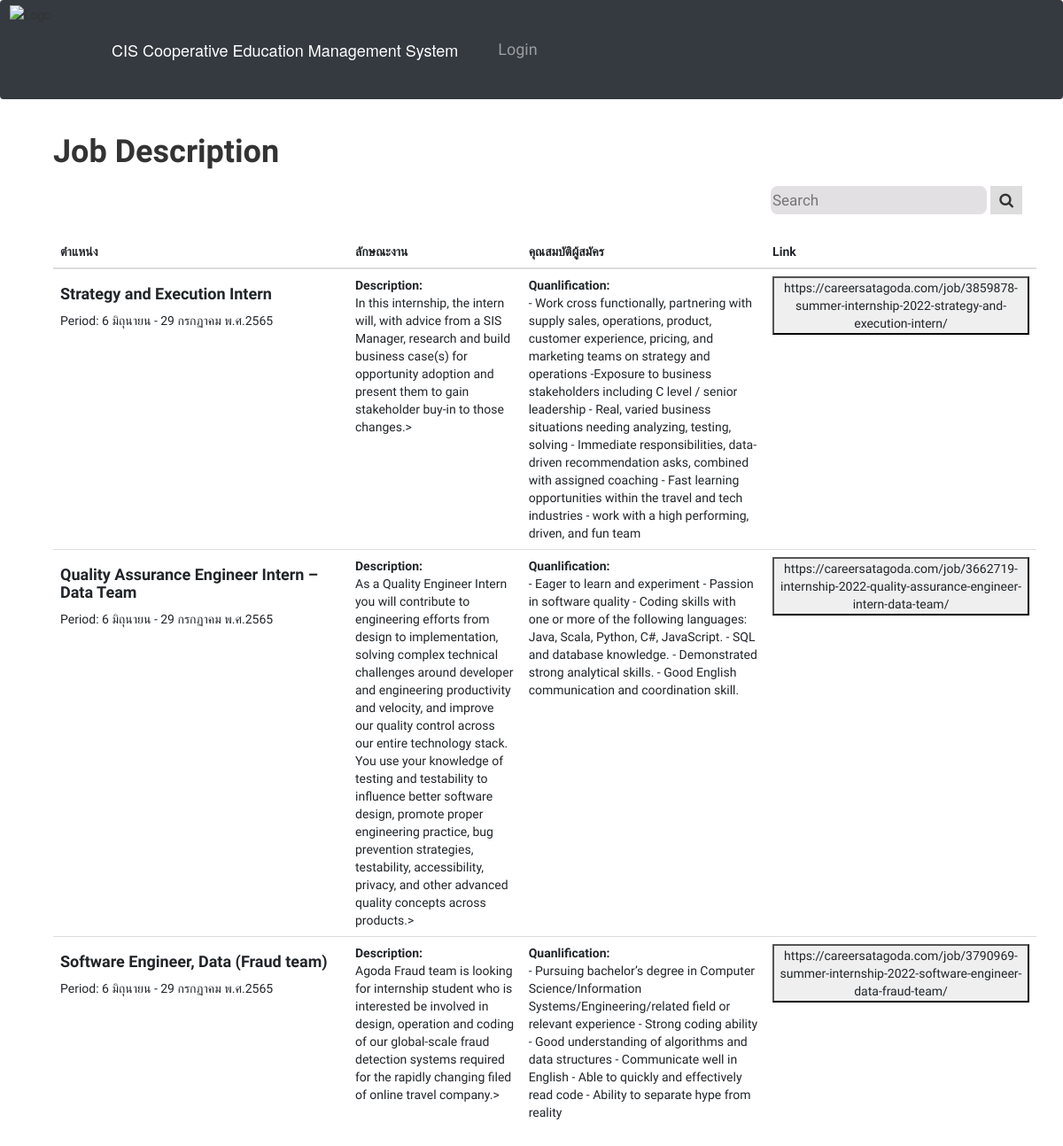
The page /job1?p=1 on the database its author committed.
### tables this page shows
CREATE TABLE "Job_Position" (
	"Job_Position_ID"	varchar(10) NOT NULL,
	"Company_ID"	varchar(10) NOT NULL,
	"User_Staff_ID"	varchar(10) NOT NULL,
	"Job_Position_Name"	varchar(255) NOT NULL,
	"Job_Amount_Required"	int(100),
	"Compensation"	int(10),
	"Job_Description"	varchar(255),
	"Position_Qualification"	varchar(255),
	"Working_Period"	varchar(255),
	"Job_Position_Link"	varchar(255) NOT NULL,
	PRIMARY KEY("Job_Position_ID"),
	FOREIGN KEY("Company_ID") REFERENCES "Company"("Company_ID")
);

### CIS add sign up Copy with database/website/auth.py (the view)
@auth.route('/job1', methods=['GET', 'POST'])
def job1():
        with con:
            atitle = request.args.get('p')
            cur=con .cursor()
            query1= "select * from Job_Position where Company_ID = "+str(atitle)
            cur.execute(query1)
            rows= cur.fetchall()
        return render_template("job1.html",datas2=rows, user=current_user)

### CIS add sign up Copy with database/website/templates/job1.html (shortened to what this page needs)
<!DOCTYPE html>
{% extends "base.html" %} {% block title %}Job1{% endblock %} {% block content%}
<html>
<head>
  <link rel="stylesheet" href="https://maxcdn.bootstrapcdn.com/bootstrap/3.3.7/css/bootstrap.min.css">
</head>
<body>
    <div class ='container'>
        <h1><b>Job Description</b></h1>
        <div class="search-container">
          <input type="text" placeholder="Search" name="search" style="border-radius: 8px; background: #e3e0e4; border: none; height: 32px;">
          <button type="submit"><i class="fa fa-search"></i></button>
          <br>
        <br>
        </div>
          <table class = "table">
            <thead>
              <tr>
                <th>ตำแหน่ง</th>
                <th>ลักษณะงาน</th>
                <th>คุณสมบัติผู้สมัคร</th>
                <th>Link</th>
              </tr>
            </thead>
            <tbody>
              {%for row in datas2 %}
              <tr>
                <td style="width: 30%;"><h4><b>{{row.3}}</b></h4>
                  <p>Period: {{row.8}}</p></td>
                <td><b>Description: </b><br>{{row.6}}></td>
                <td><b>Quanlification: </b><br>{{row.7}}</td>
                <td><button>{{row.9}}</button></td>
              </tr>
              {% endfor %}
            </tbody>
          </table>
    </div>
</body>
{% endblock %}

### CIS add sign up Copy with database/website/templates/job1.html (style rules this page uses)
.search-container { float: right; font-size: 17px; border: white; font-family:'Prompt', Raleway; }
.search-container button { padding: 4px 10px; margin-top: 8px; margin-right: 16px; background: #ddd; font-size: 17px; border: none; cursor: pointer; font-family:'Prompt', Raleway; }
.container { font-family: 'Prompt', Raleway; }

### rows shown on the page
Job_Position: Job_Position_Name "Strategy and Execution Intern", Working_Period "6 มิถุนายน - 29 กรกฏาคม พ.ศ.2565", Job_Description "In this internship, the intern will, with advice from a SIS Manager, research and build business case(s) for opportunity adoption and present them to gain stakeholder buy-in to those changes.", Position_Qualification "- Work cross functionally, partnering with supply sales, operations, product, customer experience, pricing, and marketing teams on strategy and operations -Exposure to business stakeholders including C level / senior leadership - Real, varied business situations needing analyzing, testing, solving - Immediate responsibilities, data-driven recommendation asks, combined with assigned coaching - Fast learning opportunities within the travel and tech industries - work with a high performing, driven, and fun team", Job_Position_Link "https://careersatagoda.com/job/3859878-summer-internship-2022-strategy-and-execution-intern/"
Job_Position: Job_Position_Name "Quality Assurance Engineer Intern – Data Team", Working_Period "6 มิถุนายน - 29 กรกฏาคม พ.ศ.2565", Job_Description "As a Quality Engineer Intern you will contribute to engineering efforts from design to implementation, solving complex technical challenges around developer and engineering productivity and velocity, and improve our quality control across our entire technology stack. You use your knowledge of testing and testability to influence better software design, promote proper engineering practice, bug prevention strategies, testability, accessibility, privacy, and other advanced quality concepts across products.", Position_Qualification "- Eager to learn and experiment - Passion in software quality - Coding skills with one or more of the following languages: Java, Scala, Python, C#, JavaScript. - SQL and database knowledge. - Demonstrated strong analytical skills. - Good English communication and coordination skill.", Job_Position_Link "https://careersatagoda.com/job/3662719-internship-2022-quality-assurance-engineer-intern-data-team/"
Job_Position: Job_Position_Name "Software Engineer, Data (Fraud team)", Working_Period "6 มิถุนายน - 29 กรกฏาคม พ.ศ.2565", Job_Description "Agoda Fraud team is looking for internship student who is interested be involved in design, operation and coding of our global-scale fraud detection systems required for the rapidly changing filed of online travel company.", Position_Qualification "- Pursuing bachelor’s degree in Computer Science/Information Systems/Engineering/related field or relevant experience - Strong coding ability - Good understanding of algorithms and data structures - Communicate well in English - Able to quickly and effectively read code - Ability to separate hype from reality", Job_Position_Link "https://careersatagoda.com/job/3790969-summer-internship-2022-software-engineer-data-fraud-team/"
